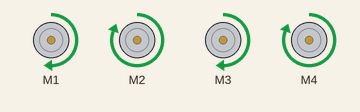
This sketch was run on a simulated Arduino Uno, built with avr-gcc and run on an emulated ATmega328P. On the bench: 4 × DC motor (green arrow = forward, orange = backward, longer = faster).

Above: at 0.1 s.
Timing chart, 0 to 40.0 s (numbered marks = the images above):
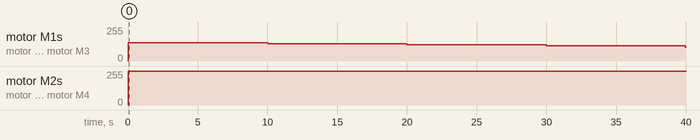

The sketch:

motortest.ino
```cpp
#include <Wire.h>
#include <Adafruit_MotorShield.h>

// Create the motor shield object with  default I2C address
Adafruit_MotorShield AFMS = Adafruit_MotorShield();

Adafruit_DCMotor *m0 = AFMS.getMotor(1); // connect DC motor to port 0
Adafruit_DCMotor *m1 = AFMS.getMotor(2); // connect DC motor to port 1
Adafruit_DCMotor *m2 = AFMS.getMotor(3); // connect DC motor to port 2
Adafruit_DCMotor *m3 = AFMS.getMotor(4); // connect DC motor to port 3

//  m1      m2    m1: front left (BR)
//    0-----0     m2: front right (BR)
//                m3: back left (RB)
//    0-----0     m4: back right (RB)
//  m3      m4

int s = 150;

void setup() {
  AFMS.begin(); // default frequency = 1.6 kHz
  // Turn on motors
  m0->setSpeed(200);
  m1->setSpeed(200);
  m2->setSpeed(200);
  m3->setSpeed(200);

  m0->run(RELEASE);
  m1->run(RELEASE);
  m2->run(RELEASE);
  m3->run(RELEASE);

  Serial.begin(9600);

}

void loop() {
  spiralling();
}

void test(){
  // Test forward, pause, and backward
  forward(s);
  delay(1000);
  pause();
  delay(500);
  backward(s);
  delay(1000);
  pause();
  // Test left turn & circling function
  for(int i = 0; i < 3; i++){
    leftTurn();
    delay(500);
    forward(s);
    delay(500);
  }
}

void spiral() {
  m0->setSpeed(45);
  m1->setSpeed(255);
  m2->setSpeed(45);
  m3->setSpeed(255);

  m0->run(FORWARD);
  m1->run(FORWARD);
  m2->run(FORWARD);
  m3->run(FORWARD);
}


void spiralling() {
//  digitalWrite(m0,LOW);
//  digitalWrite(m1,HIGH);
//  digitalWrite(m2,LOW);
//  digitalWrite(m3,HIGH);
  int tourtime=10000; // circle tourtime. it is about intersection areas between each spiral. it should be less than circle time
  int decreasetime=10; // time for next tour, larger spiral needs more time
  int numberofspiral=8; // number of circle
  int minspeed=137; // initial speed for spiral.
  int maxspeed=255;// max speed
  for(int i=0;i<=numberofspiral;i++) {
    m0->setSpeed(minspeed);
    m1->setSpeed(maxspeed);
    m2->setSpeed(minspeed);
    m3->setSpeed(maxspeed);

    m0->run(FORWARD);
    m1->run(FORWARD);
    m2->run(FORWARD);
    m3->run(FORWARD);

    minspeed=minspeed-8;// increase the speed to increase radius
    delay(tourtime);
    tourtime=tourtime-decreasetime;// increase the time for scan optimum area
  }
  delay(150);
}


void circle() {
  m0->setSpeed(255);
  m1->setSpeed(137);
  m2->setSpeed(255);
  m3->setSpeed(137);

  m0->run(FORWARD);
  m1->run(FORWARD);
  m2->run(FORWARD);
  m3->run(FORWARD);
}

void pause() {
  m0->run(RELEASE);
  m1->run(RELEASE);
  m2->run(RELEASE);
  m3->run(RELEASE);
}

void forward(int speed) {
  m0->setSpeed(speed);
  m1->setSpeed(speed);
  m2->setSpeed(speed);
  m3->setSpeed(speed);

  m0->run(FORWARD);
  m1->run(FORWARD);
  m2->run(FORWARD);
  m3->run(FORWARD);
}

void backward(int speed) {
  m0->setSpeed(speed);
  m1->setSpeed(speed);
  m2->setSpeed(speed);
  m3->setSpeed(speed);

  m0->run(BACKWARD);
  m1->run(BACKWARD);
  m2->run(BACKWARD);
  m3->run(BACKWARD);
}

void leftTurn() {
  // outside wheels
  m0->setSpeed(255);
  m2->setSpeed(255);

  // inside wheels
  m1->setSpeed(0); // example values, can be changed
  m3->setSpeed(0);

  m0->run(FORWARD);
  m1->run(FORWARD);
  m2->run(FORWARD);
  m3->run(FORWARD);
}
```

Measured:
- by itself, motor M2, motor M4: stopped → forward 255/255 at 0.00 s
- by itself, motor M1, motor M3: stopped → forward 137/255 at 0.00 s, → forward 129/255 10.0 s later, → forward 121/255 10.0 s later, → forward 113/255 10.0 s later, … (5 changes in this stretch)
